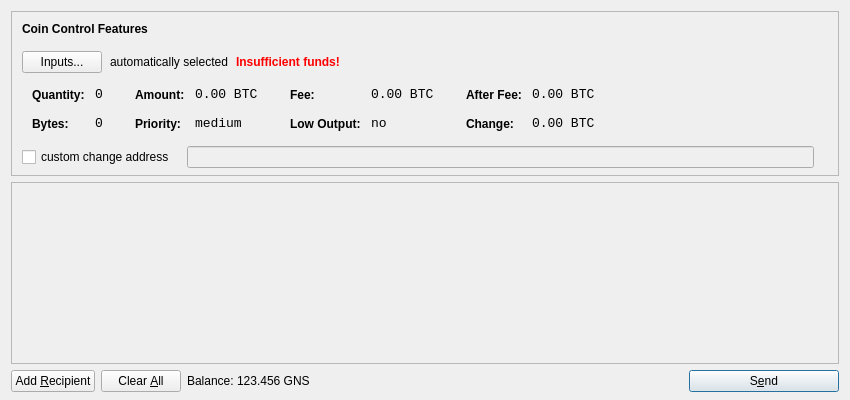
<?xml version="1.0" encoding="UTF-8"?>
<ui version="4.0">
 <class>SendCoinsDialog</class>
 <widget class="QDialog" name="SendCoinsDialog">
  <property name="geometry">
   <rect>
    <x>0</x>
    <y>0</y>
    <width>850</width>
    <height>400</height>
   </rect>
  </property>
  <property name="windowTitle">
   <string>Send Coins</string>
  </property>
  <layout class="QVBoxLayout" name="verticalLayout" stretch="0,1,0">
   <property name="bottomMargin">
    <number>8</number>
   </property>
   <item>
    <widget class="QFrame" name="frameCoinControl">
     <property name="sizePolicy">
      <sizepolicy hsizetype="Expanding" vsizetype="Expanding">
       <horstretch>0</horstretch>
       <verstretch>0</verstretch>
      </sizepolicy>
     </property>
     <property name="maximumSize">
      <size>
       <width>16777215</width>
       <height>16777215</height>
      </size>
     </property>
     <property name="frameShape">
      <enum>QFrame::StyledPanel</enum>
     </property>
     <property name="frameShadow">
      <enum>QFrame::Sunken</enum>
     </property>
     <layout class="QVBoxLayout" name="verticalLayoutCoinControl2">
      <property name="spacing">
       <number>-1</number>
      </property>
      <property name="leftMargin">
       <number>0</number>
      </property>
      <property name="topMargin">
       <number>0</number>
      </property>
      <property name="rightMargin">
       <number>0</number>
      </property>
      <property name="bottomMargin">
       <number>6</number>
      </property>
      <item>
       <layout class="QVBoxLayout" name="verticalLayoutCoinControl" stretch="0,0,0,0,1">
        <property name="spacing">
         <number>0</number>
        </property>
        <property name="leftMargin">
         <number>10</number>
        </property>
        <property name="topMargin">
         <number>10</number>
        </property>
        <item>
         <layout class="QHBoxLayout" name="horizontalLayoutCoinControl1">
          <property name="bottomMargin">
           <number>15</number>
          </property>
          <item>
           <widget class="QLabel" name="labelCoinControlFeatures">
            <property name="sizePolicy">
             <sizepolicy hsizetype="Preferred" vsizetype="Maximum">
              <horstretch>0</horstretch>
              <verstretch>0</verstretch>
             </sizepolicy>
            </property>
            <property name="font">
             <font>
              <weight>75</weight>
              <bold>true</bold>
             </font>
            </property>
            <property name="styleSheet">
             <string notr="true">font-weight:bold;</string>
            </property>
            <property name="text">
             <string>Coin Control Features</string>
            </property>
           </widget>
          </item>
         </layout>
        </item>
        <item>
         <layout class="QHBoxLayout" name="horizontalLayoutCoinControl2" stretch="0,0,0,0">
          <property name="spacing">
           <number>8</number>
          </property>
          <property name="bottomMargin">
           <number>10</number>
          </property>
          <item>
           <widget class="QPushButton" name="pushButtonCoinControl">
            <property name="styleSheet">
             <string notr="true"/>
            </property>
            <property name="text">
             <string>Inputs...</string>
            </property>
           </widget>
          </item>
          <item>
           <widget class="QLabel" name="labelCoinControlAutomaticallySelected">
            <property name="text">
             <string>automatically selected</string>
            </property>
            <property name="margin">
             <number>5</number>
            </property>
           </widget>
          </item>
          <item>
           <widget class="QLabel" name="labelCoinControlInsuffFunds">
            <property name="font">
             <font>
              <weight>75</weight>
              <bold>true</bold>
             </font>
            </property>
            <property name="styleSheet">
             <string notr="true">color:red;font-weight:bold;</string>
            </property>
            <property name="text">
             <string>Insufficient funds!</string>
            </property>
            <property name="margin">
             <number>5</number>
            </property>
           </widget>
          </item>
          <item>
           <spacer name="horizontalSpacerCoinControl">
            <property name="orientation">
             <enum>Qt::Horizontal</enum>
            </property>
            <property name="sizeHint" stdset="0">
             <size>
              <width>40</width>
              <height>1</height>
             </size>
            </property>
           </spacer>
          </item>
         </layout>
        </item>
        <item>
         <widget class="QWidget" name="widgetCoinControl" native="true">
          <property name="sizePolicy">
           <sizepolicy hsizetype="Preferred" vsizetype="Preferred">
            <horstretch>0</horstretch>
            <verstretch>0</verstretch>
           </sizepolicy>
          </property>
          <property name="minimumSize">
           <size>
            <width>0</width>
            <height>0</height>
           </size>
          </property>
          <property name="styleSheet">
           <string notr="true"/>
          </property>
          <layout class="QHBoxLayout" name="horizontalLayoutCoinControl5">
           <property name="margin">
            <number>0</number>
           </property>
           <item>
            <layout class="QHBoxLayout" name="horizontalLayoutCoinControl3" stretch="0,0,0,1">
             <property name="spacing">
              <number>20</number>
             </property>
             <property name="topMargin">
              <number>0</number>
             </property>
             <property name="bottomMargin">
              <number>10</number>
             </property>
             <item>
              <layout class="QFormLayout" name="formLayoutCoinControl1">
               <property name="horizontalSpacing">
                <number>10</number>
               </property>
               <property name="verticalSpacing">
                <number>14</number>
               </property>
               <property name="leftMargin">
                <number>10</number>
               </property>
               <property name="topMargin">
                <number>4</number>
               </property>
               <property name="rightMargin">
                <number>6</number>
               </property>
               <item row="0" column="0">
                <widget class="QLabel" name="labelCoinControlQuantityText">
                 <property name="styleSheet">
                  <string notr="true">font-weight:bold;</string>
                 </property>
                 <property name="text">
                  <string>Quantity:</string>
                 </property>
                 <property name="margin">
                  <number>0</number>
                 </property>
                </widget>
               </item>
               <item row="0" column="1">
                <widget class="QLabel" name="labelCoinControlQuantity">
                 <property name="font">
                  <font>
                   <family>Monospace</family>
                   <pointsize>10</pointsize>
                  </font>
                 </property>
                 <property name="cursor">
                  <cursorShape>IBeamCursor</cursorShape>
                 </property>
                 <property name="contextMenuPolicy">
                  <enum>Qt::ActionsContextMenu</enum>
                 </property>
                 <property name="text">
                  <string notr="true">0</string>
                 </property>
                 <property name="margin">
                  <number>0</number>
                 </property>
                 <property name="textInteractionFlags">
                  <set>Qt::LinksAccessibleByMouse|Qt::TextSelectableByKeyboard|Qt::TextSelectableByMouse</set>
                 </property>
                </widget>
               </item>
               <item row="1" column="0">
                <widget class="QLabel" name="labelCoinControlBytesText">
                 <property name="styleSheet">
                  <string notr="true">font-weight:bold;</string>
                 </property>
                 <property name="text">
                  <string>Bytes:</string>
                 </property>
                </widget>
               </item>
               <item row="1" column="1">
                <widget class="QLabel" name="labelCoinControlBytes">
                 <property name="font">
                  <font>
                   <family>Monospace</family>
                   <pointsize>10</pointsize>
                  </font>
                 </property>
                 <property name="cursor">
                  <cursorShape>IBeamCursor</cursorShape>
                 </property>
                 <property name="contextMenuPolicy">
                  <enum>Qt::ActionsContextMenu</enum>
                 </property>
                 <property name="text">
                  <string notr="true">0</string>
                 </property>
                 <property name="textInteractionFlags">
                  <set>Qt::LinksAccessibleByMouse|Qt::TextSelectableByKeyboard|Qt::TextSelectableByMouse</set>
                 </property>
                </widget>
               </item>
              </layout>
             </item>
             <item>
              <layout class="QFormLayout" name="formLayoutCoinControl2">
               <property name="horizontalSpacing">
                <number>10</number>
               </property>
               <property name="verticalSpacing">
                <number>14</number>
               </property>
               <property name="leftMargin">
                <number>6</number>
               </property>
               <property name="topMargin">
                <number>4</number>
               </property>
               <property name="rightMargin">
                <number>6</number>
               </property>
               <item row="0" column="0">
                <widget class="QLabel" name="labelCoinControlAmountText">
                 <property name="styleSheet">
                  <string notr="true">font-weight:bold;</string>
                 </property>
                 <property name="text">
                  <string>Amount:</string>
                 </property>
                 <property name="margin">
                  <number>0</number>
                 </property>
                </widget>
               </item>
               <item row="0" column="1">
                <widget class="QLabel" name="labelCoinControlAmount">
                 <property name="font">
                  <font>
                   <family>Monospace</family>
                   <pointsize>10</pointsize>
                  </font>
                 </property>
                 <property name="cursor">
                  <cursorShape>IBeamCursor</cursorShape>
                 </property>
                 <property name="contextMenuPolicy">
                  <enum>Qt::ActionsContextMenu</enum>
                 </property>
                 <property name="text">
                  <string notr="true">0.00 BTC</string>
                 </property>
                 <property name="textInteractionFlags">
                  <set>Qt::LinksAccessibleByMouse|Qt::TextSelectableByKeyboard|Qt::TextSelectableByMouse</set>
                 </property>
                </widget>
               </item>
               <item row="1" column="0">
                <widget class="QLabel" name="labelCoinControlPriorityText">
                 <property name="styleSheet">
                  <string notr="true">font-weight:bold;</string>
                 </property>
                 <property name="text">
                  <string>Priority:</string>
                 </property>
                </widget>
               </item>
               <item row="1" column="1">
                <widget class="QLabel" name="labelCoinControlPriority">
                 <property name="font">
                  <font>
                   <family>Monospace</family>
                   <pointsize>10</pointsize>
                  </font>
                 </property>
                 <property name="cursor">
                  <cursorShape>IBeamCursor</cursorShape>
                 </property>
                 <property name="contextMenuPolicy">
                  <enum>Qt::ActionsContextMenu</enum>
                 </property>
                 <property name="text">
                  <string>medium</string>
                 </property>
                 <property name="textInteractionFlags">
                  <set>Qt::LinksAccessibleByMouse|Qt::TextSelectableByKeyboard|Qt::TextSelectableByMouse</set>
                 </property>
                </widget>
               </item>
              </layout>
             </item>
             <item>
              <layout class="QFormLayout" name="formLayoutCoinControl3">
               <property name="horizontalSpacing">
                <number>10</number>
               </property>
               <property name="verticalSpacing">
                <number>14</number>
               </property>
               <property name="leftMargin">
                <number>6</number>
               </property>
               <property name="topMargin">
                <number>4</number>
               </property>
               <property name="rightMargin">
                <number>6</number>
               </property>
               <item row="0" column="0">
                <widget class="QLabel" name="labelCoinControlFeeText">
                 <property name="styleSheet">
                  <string notr="true">font-weight:bold;</string>
                 </property>
                 <property name="text">
                  <string>Fee:</string>
                 </property>
                 <property name="margin">
                  <number>0</number>
                 </property>
                </widget>
               </item>
               <item row="0" column="1">
                <widget class="QLabel" name="labelCoinControlFee">
                 <property name="font">
                  <font>
                   <family>Monospace</family>
                   <pointsize>10</pointsize>
                  </font>
                 </property>
                 <property name="cursor">
                  <cursorShape>IBeamCursor</cursorShape>
                 </property>
                 <property name="contextMenuPolicy">
                  <enum>Qt::ActionsContextMenu</enum>
                 </property>
                 <property name="text">
                  <string notr="true">0.00 BTC</string>
                 </property>
                 <property name="textInteractionFlags">
                  <set>Qt::LinksAccessibleByMouse|Qt::TextSelectableByKeyboard|Qt::TextSelectableByMouse</set>
                 </property>
                </widget>
               </item>
               <item row="1" column="0">
                <widget class="QLabel" name="labelCoinControlLowOutputText">
                 <property name="styleSheet">
                  <string notr="true">font-weight:bold;</string>
                 </property>
                 <property name="text">
                  <string>Low Output:</string>
                 </property>
                </widget>
               </item>
               <item row="1" column="1">
                <widget class="QLabel" name="labelCoinControlLowOutput">
                 <property name="font">
                  <font>
                   <family>Monospace</family>
                   <pointsize>10</pointsize>
                  </font>
                 </property>
                 <property name="cursor">
                  <cursorShape>IBeamCursor</cursorShape>
                 </property>
                 <property name="contextMenuPolicy">
                  <enum>Qt::ActionsContextMenu</enum>
                 </property>
                 <property name="text">
                  <string>no</string>
                 </property>
                 <property name="textInteractionFlags">
                  <set>Qt::LinksAccessibleByMouse|Qt::TextSelectableByKeyboard|Qt::TextSelectableByMouse</set>
                 </property>
                </widget>
               </item>
              </layout>
             </item>
             <item>
              <layout class="QFormLayout" name="formLayoutCoinControl4">
               <property name="horizontalSpacing">
                <number>10</number>
               </property>
               <property name="verticalSpacing">
                <number>14</number>
               </property>
               <property name="leftMargin">
                <number>6</number>
               </property>
               <property name="topMargin">
                <number>4</number>
               </property>
               <property name="rightMargin">
                <number>6</number>
               </property>
               <item row="0" column="0">
                <widget class="QLabel" name="labelCoinControlAfterFeeText">
                 <property name="styleSheet">
                  <string notr="true">font-weight:bold;</string>
                 </property>
                 <property name="text">
                  <string>After Fee:</string>
                 </property>
                 <property name="margin">
                  <number>0</number>
                 </property>
                </widget>
               </item>
               <item row="0" column="1">
                <widget class="QLabel" name="labelCoinControlAfterFee">
                 <property name="font">
                  <font>
                   <family>Monospace</family>
                   <pointsize>10</pointsize>
                  </font>
                 </property>
                 <property name="cursor">
                  <cursorShape>IBeamCursor</cursorShape>
                 </property>
                 <property name="contextMenuPolicy">
                  <enum>Qt::ActionsContextMenu</enum>
                 </property>
                 <property name="text">
                  <string notr="true">0.00 BTC</string>
                 </property>
                 <property name="textInteractionFlags">
                  <set>Qt::LinksAccessibleByMouse|Qt::TextSelectableByKeyboard|Qt::TextSelectableByMouse</set>
                 </property>
                </widget>
               </item>
               <item row="1" column="0">
                <widget class="QLabel" name="labelCoinControlChangeText">
                 <property name="styleSheet">
                  <string notr="true">font-weight:bold;</string>
                 </property>
                 <property name="text">
                  <string>Change:</string>
                 </property>
                </widget>
               </item>
               <item row="1" column="1">
                <widget class="QLabel" name="labelCoinControlChange">
                 <property name="font">
                  <font>
                   <family>Monospace</family>
                   <pointsize>10</pointsize>
                  </font>
                 </property>
                 <property name="cursor">
                  <cursorShape>IBeamCursor</cursorShape>
                 </property>
                 <property name="contextMenuPolicy">
                  <enum>Qt::ActionsContextMenu</enum>
                 </property>
                 <property name="text">
                  <string notr="true">0.00 BTC</string>
                 </property>
                 <property name="textInteractionFlags">
                  <set>Qt::LinksAccessibleByMouse|Qt::TextSelectableByKeyboard|Qt::TextSelectableByMouse</set>
                 </property>
                </widget>
               </item>
              </layout>
             </item>
            </layout>
           </item>
          </layout>
         </widget>
        </item>
        <item>
         <layout class="QHBoxLayout" name="horizontalLayoutCoinControl4" stretch="0,0,0">
          <property name="spacing">
           <number>12</number>
          </property>
          <property name="sizeConstraint">
           <enum>QLayout::SetDefaultConstraint</enum>
          </property>
          <property name="topMargin">
           <number>5</number>
          </property>
          <property name="rightMargin">
           <number>5</number>
          </property>
          <item>
           <widget class="QCheckBox" name="checkBoxCoinControlChange">
            <property name="text">
             <string>custom change address</string>
            </property>
           </widget>
          </item>
          <item>
           <widget class="QLineEdit" name="lineEditCoinControlChange">
            <property name="enabled">
             <bool>false</bool>
            </property>
            <property name="sizePolicy">
             <sizepolicy hsizetype="Expanding" vsizetype="Fixed">
              <horstretch>0</horstretch>
              <verstretch>0</verstretch>
             </sizepolicy>
            </property>
           </widget>
          </item>
          <item>
           <widget class="QLabel" name="labelCoinControlChangeLabel">
            <property name="sizePolicy">
             <sizepolicy hsizetype="Preferred" vsizetype="Expanding">
              <horstretch>0</horstretch>
              <verstretch>0</verstretch>
             </sizepolicy>
            </property>
            <property name="minimumSize">
             <size>
              <width>0</width>
              <height>0</height>
             </size>
            </property>
            <property name="text">
             <string/>
            </property>
            <property name="margin">
             <number>3</number>
            </property>
           </widget>
          </item>
         </layout>
        </item>
        <item>
         <spacer name="verticalSpacerCoinControl">
          <property name="orientation">
           <enum>Qt::Vertical</enum>
          </property>
          <property name="sizeHint" stdset="0">
           <size>
            <width>800</width>
            <height>1</height>
           </size>
          </property>
         </spacer>
        </item>
       </layout>
      </item>
     </layout>
    </widget>
   </item>
   <item>
    <widget class="QScrollArea" name="scrollArea">
     <property name="widgetResizable">
      <bool>true</bool>
     </property>
     <widget class="QWidget" name="scrollAreaWidgetContents">
      <property name="geometry">
       <rect>
        <x>0</x>
        <y>0</y>
        <width>830</width>
        <height>165</height>
       </rect>
      </property>
      <layout class="QVBoxLayout" name="verticalLayout_2">
       <property name="margin">
        <number>0</number>
       </property>
       <item>
        <layout class="QVBoxLayout" name="entries">
         <property name="spacing">
          <number>6</number>
         </property>
        </layout>
       </item>
       <item>
        <spacer name="verticalSpacer">
         <property name="orientation">
          <enum>Qt::Vertical</enum>
         </property>
         <property name="sizeHint" stdset="0">
          <size>
           <width>20</width>
           <height>40</height>
          </size>
         </property>
        </spacer>
       </item>
      </layout>
     </widget>
    </widget>
   </item>
   <item>
    <layout class="QHBoxLayout" name="horizontalLayout">
     <item>
      <widget class="QPushButton" name="addButton">
       <property name="toolTip">
        <string>Send to multiple recipients at once</string>
       </property>
       <property name="text">
        <string>Add &amp;Recipient</string>
       </property>
       <property name="icon">
        <iconset resource="../bitcoin.qrc">
         <normaloff>:/icons/add</normaloff>:/icons/add</iconset>
       </property>
       <property name="autoDefault">
        <bool>false</bool>
       </property>
      </widget>
     </item>
     <item>
      <widget class="QPushButton" name="clearButton">
       <property name="sizePolicy">
        <sizepolicy hsizetype="Minimum" vsizetype="Fixed">
         <horstretch>0</horstretch>
         <verstretch>0</verstretch>
        </sizepolicy>
       </property>
       <property name="toolTip">
        <string>Remove all transaction fields</string>
       </property>
       <property name="text">
        <string>Clear &amp;All</string>
       </property>
       <property name="icon">
        <iconset resource="../bitcoin.qrc">
         <normaloff>:/icons/remove</normaloff>:/icons/remove</iconset>
       </property>
       <property name="autoRepeatDelay">
        <number>300</number>
       </property>
       <property name="autoDefault">
        <bool>false</bool>
       </property>
      </widget>
     </item>
     <item>
      <layout class="QHBoxLayout" name="horizontalLayout_2">
       <property name="spacing">
        <number>3</number>
       </property>
       <item>
        <widget class="QLabel" name="label">
         <property name="text">
          <string>Balance:</string>
         </property>
        </widget>
       </item>
       <item>
        <widget class="QLabel" name="labelBalance">
         <property name="cursor">
          <cursorShape>IBeamCursor</cursorShape>
         </property>
         <property name="text">
          <string>123.456 GNS</string>
         </property>
         <property name="textInteractionFlags">
          <set>Qt::LinksAccessibleByMouse|Qt::TextSelectableByKeyboard|Qt::TextSelectableByMouse</set>
         </property>
        </widget>
       </item>
      </layout>
     </item>
     <item>
      <spacer name="horizontalSpacer">
       <property name="orientation">
        <enum>Qt::Horizontal</enum>
       </property>
       <property name="sizeHint" stdset="0">
        <size>
         <width>40</width>
         <height>20</height>
        </size>
       </property>
      </spacer>
     </item>
     <item>
      <widget class="QPushButton" name="sendButton">
       <property name="minimumSize">
        <size>
         <width>150</width>
         <height>0</height>
        </size>
       </property>
       <property name="toolTip">
        <string>Confirm the send action</string>
       </property>
       <property name="text">
        <string>S&amp;end</string>
       </property>
       <property name="icon">
        <iconset resource="../bitcoin.qrc">
         <normaloff>:/icons/send</normaloff>:/icons/send</iconset>
       </property>
       <property name="default">
        <bool>true</bool>
       </property>
      </widget>
     </item>
    </layout>
   </item>
  </layout>
 </widget>
 <resources>
  <include location="../bitcoin.qrc"/>
 </resources>
 <connections/>
</ui>
